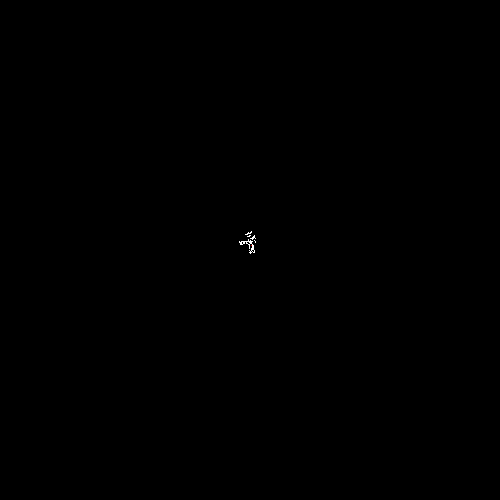
Frame 1 (no input)
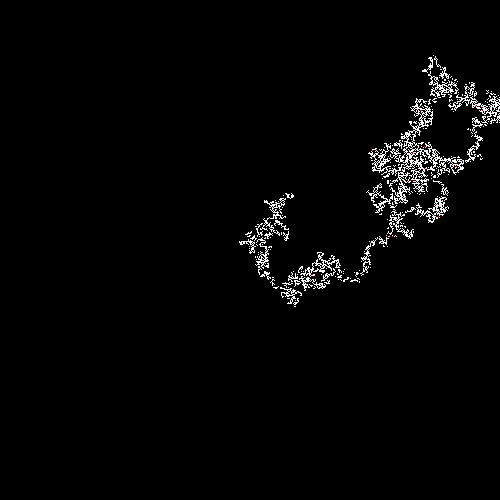
Frame 60 (the mouse pressed at the canvas centre just before this capture)
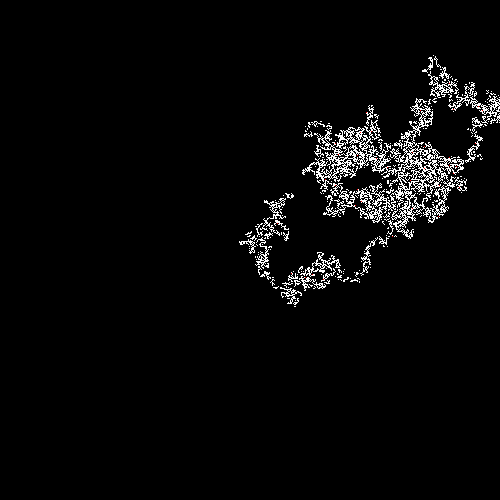
Frame 120 (the mouse held since frame 60 and released just before this capture)

The Processing sketch that drew these frames (run headless with seeded random() and noise(); from frame 60 on, the mouse is pressed at the canvas centre):

// Processing sketch: DrunkMiner02
// ── DrunkMiner02.pde
// Grid size for the maze (500x500 cells to match the window size)
int cols = 500;
int rows = 500;

// 2D Array: 1 represents a solid wall (black), 0 represents a carved path (white)
int[][] grid;

// The current position of our single "carver" (the drunk miner)
int carverX;
int carverY;

void setup() 
{
  size(500, 500);
  noSmooth();
    
  grid = new int[cols][rows];

  // Initialize the grid: fill everything with solid walls (1)
  for (int x = 0; x < cols; x++) 
  {
    for (int y = 0; y < rows; y++) 
    {
      grid[x][y] = 1;
    }
  }

  // Start the carver exactly in the center of the grid
  carverX = cols / 2;
  carverY = rows / 2;

  // Carve out the starting point
  grid[carverX][carverY] = 0;
  
  background(0); // Start with a black screen (all walls)
}

void draw() 
{
  // Perform multiple simulation steps per frame to speed up the visual generation
  for (int i = 0; i < 500; i++) 
  {

    // Choose a random direction: 0 = Up, 1 = Down, 2 = Left, 3 = Right
    int direction = int(random(4));

    // Move the carver based on the chosen direction
    if (direction == 0) 
    {
      carverY--; // Move Up
    } 
    else if (direction == 1) 
    {
      carverY++; // Move Down
    } 
    else if (direction == 2) 
    {
      carverX--; // Move Left
    } 
    else if (direction == 3) 
    {
      carverX++; // Move Right
    }

    // Keep the carver inside the grid boundaries (constrain coordinates).
    // This is an often necessary operation, which is why Processing has a special function.
    carverX = constrain(carverX, 0, cols - 1);
    carverY = constrain(carverY, 0, rows - 1);

    // Carve the current cell by setting it to a path (0)
    grid[carverX][carverY] = (grid[carverX][carverY]==1?0:1);

    // Draw the newly carved path immediately using a white point
    stroke(grid[carverX][carverY]==1?0:255);
    point(carverX, carverY);
  }

  // Optional visual highlight: draw the active carver position in red
  stroke(255, 0, 0);
  point(carverX, carverY);
}
